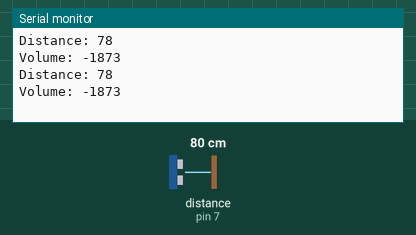
Bench run of a sketch on a simulated Arduino Uno, built with avr-gcc and run on an emulated ATmega328P. On the bench: the last lines printed to the serial monitor. Wiring (inferred from the names in the program): ultrasonic range finder: trigger pin 6; echo pin 7. Inputs (shaded band) come from the test bench; at power-on: distance to the obstacle (sensor on pin 7) 80 cm. The echo pulse lasts 58.3 µs per cm.

Above: at 4.8 s.
4.9 s: distance to the obstacle (sensor on pin 7) set to 2 cm
At 7.2 s:
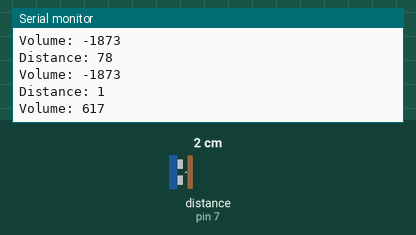
7.9 s: distance to the obstacle (sensor on pin 7) set to 4 cm
At 8.8 s:
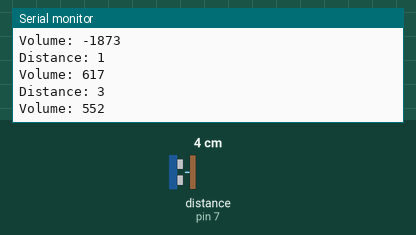
Timing chart, 0 to 10.9 s (numbered marks = the images above; inputs shaded):
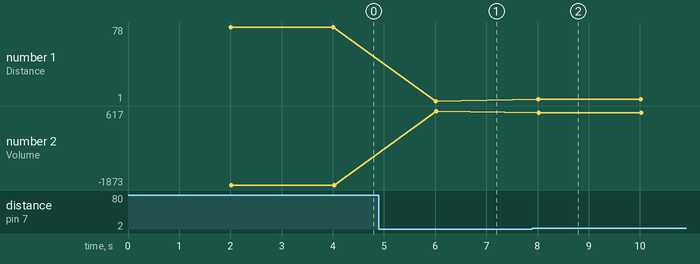

The sketch:

ArduinoVolumeSonic.ino
```cpp
/*
* Ultrasonic Sensor HC-SR04 and Arduino Tutorial
*
* Created by Dejan Nedelkovski,
* www.HowToMechatronics.com
* Edits by Jack Bishop and Pesara Amarasekera
*/

// defines pins numbers
const int trigPin = 6;
const int echoPin = 7;
// defines variables
long duration;
int distance;
int volume;
void setup() {
pinMode(trigPin, OUTPUT); // Sets the trigPin as an Output
pinMode(echoPin, INPUT); // Sets the echoPin as an Input
Serial.begin(9600); // Starts the serial communication
}
void loop() {
// Clears the trigPin
digitalWrite(trigPin, LOW);
delay(2000);
// Sets the trigPin on HIGH state for 10 micro seconds
digitalWrite(trigPin, HIGH);
delayMicroseconds(10);
digitalWrite(trigPin, LOW);
// Reads the echoPin, returns the sound wave travel time in microseconds
duration = pulseIn(echoPin, HIGH);
// Calculating the distance
distance= (duration*0.034/2);
//600ml waterbottle
//volume = (600-(((duration*0.0034/2)*(3.0*3.0)*3.1415926)/411)*600);
volume = 650 - distance*10.3*PI;
// Prints the distance on the Serial Monitor
Serial.print("Distance: ");
Serial.println(distance);
Serial.print("Volume: ");
Serial.println(volume);
}
```

Measured:
- after the input at 4.9 s, the serial monitor: prints a new line after 1.1 s (image 1)
- after the input at 7.9 s, the serial monitor: prints a new line after 0.11 s (image 2)
- plotted number 1: 78 → 1 after the input at 4.9 s, 1 → 3 after the input at 7.9 s
- plotted number 2: -1873 → 617 after the input at 4.9 s, 617 → 552 after the input at 7.9 s
